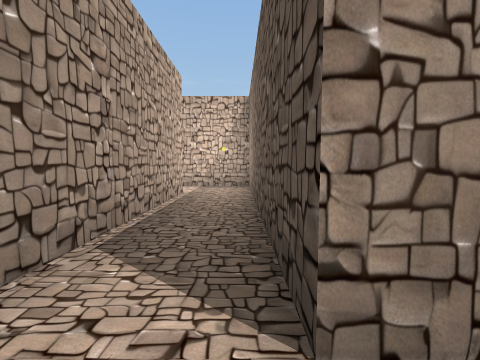
[1] (above)

20 first-person views from a walk through a Unity game level. The camera is 1.3 m above the floor, tilts 4° down and sees 90° across. The floor is counted in squares, 2 m on a side. Each view is taken from the middle of a square. On the plan, view 1 faces up. The plan holds only what a view shows up to about 9 squares ahead; the rest is blank. The place goes on beyond the plan. The player character is not drawn.

[2]
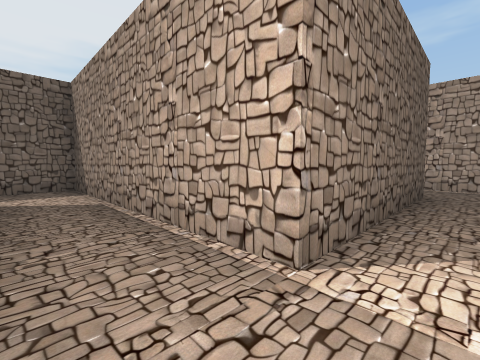

[3]
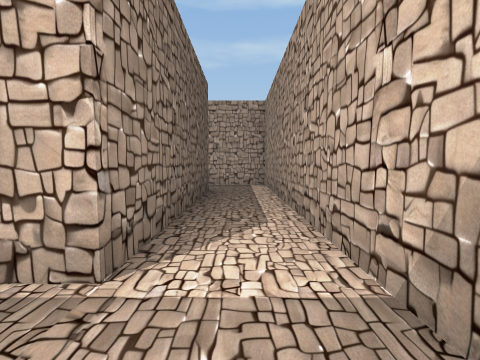

[4]
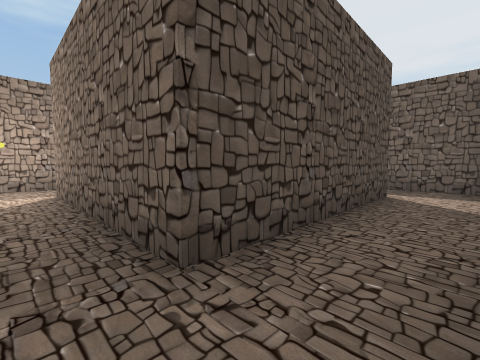

[5]
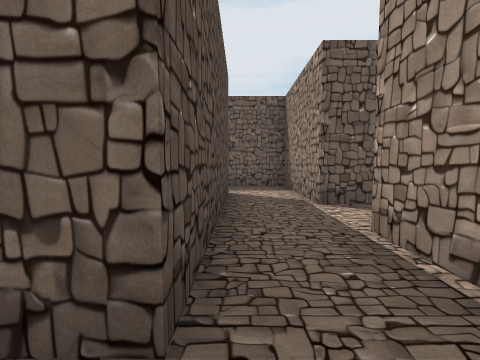

[6]
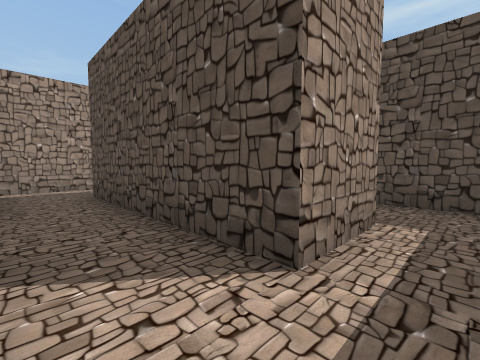

[7]
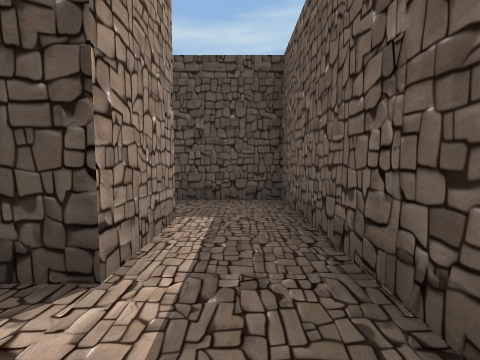

[8]
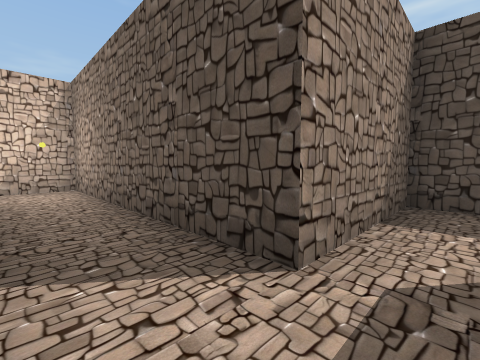

[9]
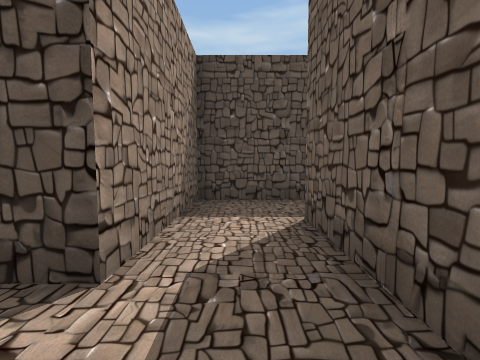

[10]
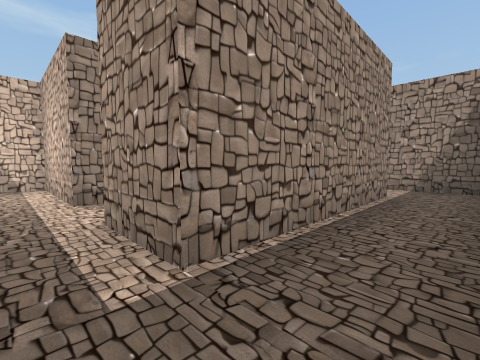

[11]
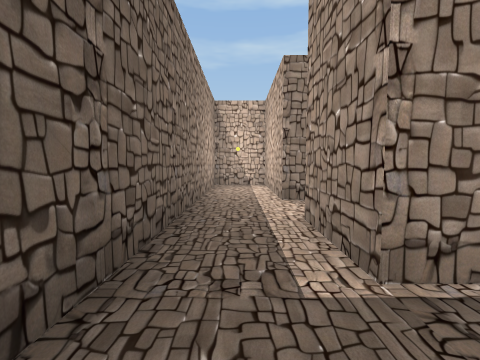

[12]
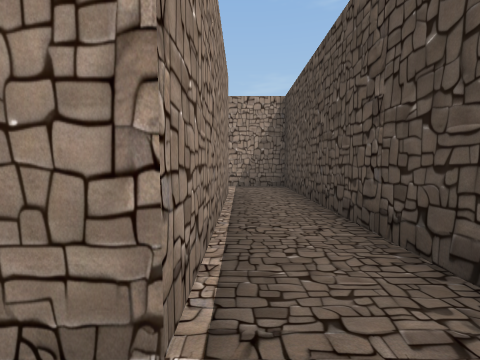

[13]
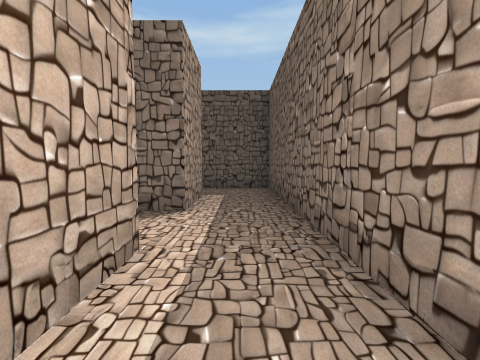

[14]
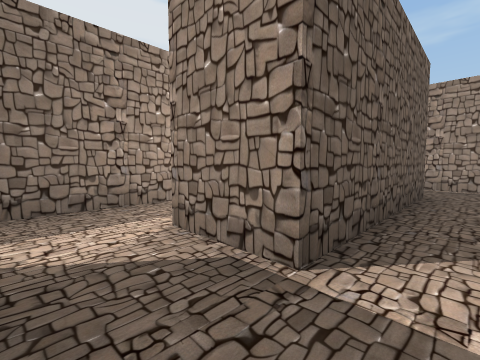

[15]
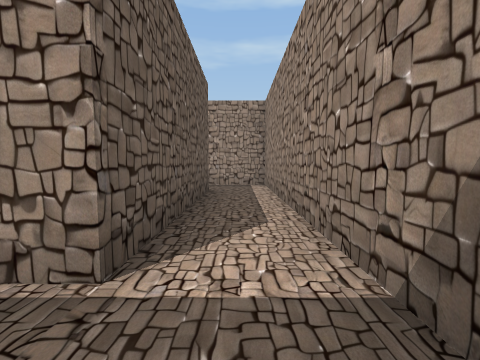

[16]
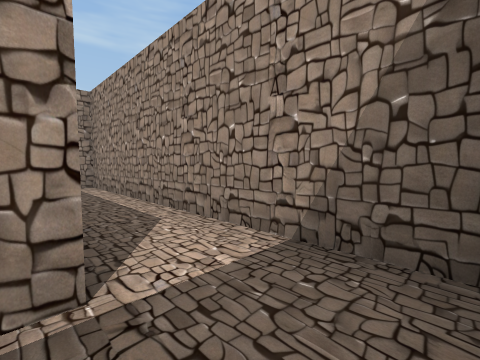

[17]
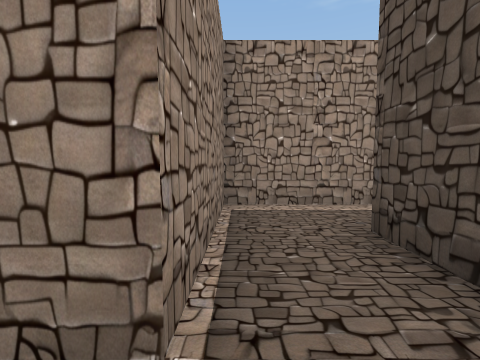

[18]
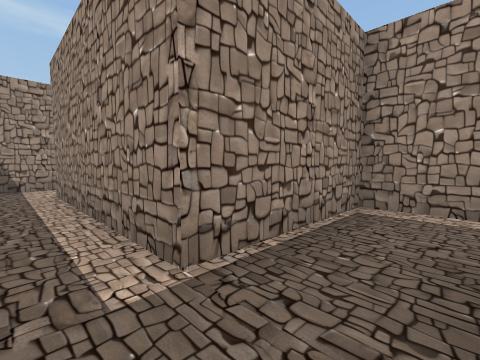

[19]
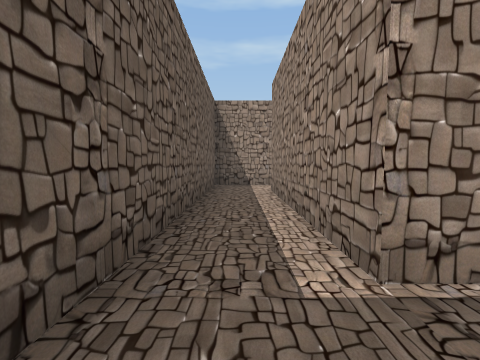

[20]
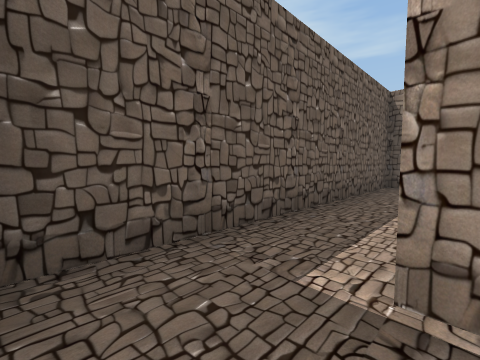

### Floor plan
Ten units are one square. View 1 is at (0, 0); x grows to the right and y downward. Boxes are objects, and circles mark ways between rooms. Rooms are numbered by the first view taken in them; rooms with no view inside come last. Other rooms are left out.
<svg viewBox="-137 -73 175 145">
<path fill="none" stroke="#000" d="M16 -7 3 -7 3 -68 -73 -68 -73 -38M-57 -36 -57 -53 -12 -53 -12 8 18 8M-73 -4 -73 8 -56 8M18 8 18 52 3 52M5 67 33 67 33 -7 16 -7M-12 52 -42 52 -42 67 5 67M-57 49 -57 37 -12 37 -12 52M1 22 -73 22 -73 52M3 52 3 45M-73 52 -118 52M-132 50 -132 67 -59 67M-73 -23 -73 -4M-57 -7 -57 -36"/>
<circle cx="10" cy="0" r="3" fill="#2a7"/>
<circle cx="-65" cy="-45" r="3" fill="#2a7"/>
<circle cx="-65" cy="-15" r="3" fill="#2a7"/>
<circle cx="10" cy="60" r="3" fill="#2a7"/>
<circle cx="-5" cy="45" r="3" fill="#2a7"/>
<circle cx="-65" cy="45" r="3" fill="#2a7"/>
<text x="-10" y="-40">1</text>
<text x="-70" y="0">2</text>
<text x="20" y="30">3</text>
<text x="-20" y="60">4</text>
<text x="-40" y="30">5</text>
<text x="-100" y="60">6</text>
<text x="-70" y="-20">7</text>
</svg>
Room 1 opens to room 3. Room 1 opens to room 7. Room 2 opens to room 7. Room 3 opens to room 4. Room 4 opens to room 5. Room 5 opens to room 6.

Where each view was taken, in squares from view 1:
view 1: 0 up, 0 right, facing up
view 2: 6 up, 0 right, facing down-left
view 3: 6 up, 0 right, facing left
view 4: 6 up, 7 left, facing down-right
view 5: 6 up, 6 left, facing down
view 6: 0 up, 7 left, facing up-right
view 7: 0 up, 7 left, facing right
view 8: 0 up, 1 left, facing up-right
view 9: 0 up, 1 left, facing right
view 10: 6 down, 3 right, facing up-left
view 11: 6 down, 3 right, facing left
view 12: 6 down, 2 right, facing up
view 13: 6 down, 3 left, facing right
view 14: 3 down, 0 right, facing down-left
view 15: 3 down, 0 right, facing left
view 16: 4 down, 0 right, facing up-left
view 17: 6 down, 7 left, facing up
view 18: 6 down, 6 left, facing up-left
view 19: 6 down, 6 left, facing left
view 20: 5 down, 6 left, facing down-left
